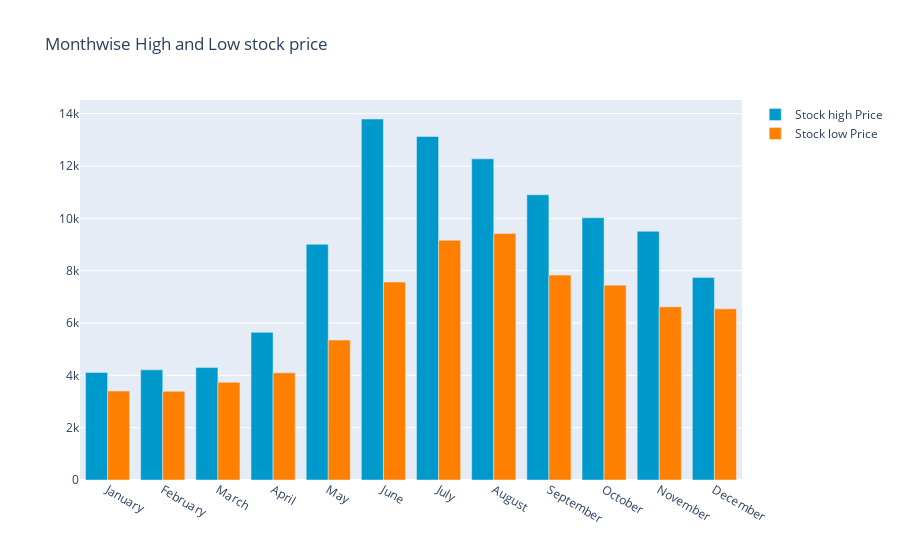

Here is the notebook cell this chart was saved with:
### Code cell
y_2019.groupby(y_2019['Date'].dt.strftime('%B'))['Low'].min()
monthwise_high = y_2019.groupby(maindf['Date'].dt.strftime('%B'))['High'].max()
monthwise_high = monthwise_high.reindex(new_order, axis=0)

monthwise_low = y_2019.groupby(y_2019['Date'].dt.strftime('%B'))['Low'].min()
monthwise_low = monthwise_low.reindex(new_order, axis=0)

fig = go.Figure()
fig.add_trace(go.Bar(
    x=monthwise_high.index,
    y=monthwise_high,
    name='Stock high Price',
    marker_color='rgb(0, 153, 204)'
))
fig.add_trace(go.Bar(
    x=monthwise_low.index,
    y=monthwise_low,
    name='Stock low Price',
    marker_color='rgb(255, 128, 0)'
))

fig.update_layout(barmode='group', 
                  title=' Monthwise High and Low stock price')
fig.show()

### Figure 1 — Plotly figure (JSON) as saved in the notebook; plotly's stock layout.template omitted (floating-point values rounded to 4 significant figures)
{"data": [{"marker": {"color": "rgb(0, 153, 204)"}, "name": "Stock high Price", "type": "bar", "x": ["January", "February", "March", "April", "May", "June", "July", "August", "September", "October", "November", "December"], "y": [4109.0, 4211.0, 4297.0, 5642.0, 9008.0, 13800.0, 13130.0, 12270.0, 10900.0, 10020.0, 9505.0, 7743.0]}, {"marker": {"color": "rgb(255, 128, 0)"}, "name": "Stock low Price", "type": "bar", "x": ["January", "February", "March", "April", "May", "June", "July", "August", "September", "October", "November", "December"], "y": [3401.0, 3391.0, 3734.0, 4097.0, 5348.0, 7564.0, 9163.0, 9422.0, 7831.0, 7447.0, 6617.0, 6540.0]}], "layout": {"barmode": "group", "title": {"text": " Monthwise High and Low stock price"}}}
